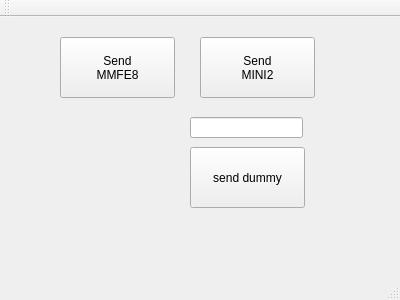
<?xml version="1.0" encoding="UTF-8"?>
<ui version="4.0">
 <class>MainWindow</class>
 <widget class="QMainWindow" name="MainWindow">
  <property name="geometry">
   <rect>
    <x>0</x>
    <y>0</y>
    <width>400</width>
    <height>300</height>
   </rect>
  </property>
  <property name="windowTitle">
   <string>MainWindow</string>
  </property>
  <widget class="QWidget" name="centralWidget">
   <widget class="QPushButton" name="sendMINI2_button">
    <property name="geometry">
     <rect>
      <x>200</x>
      <y>20</y>
      <width>115</width>
      <height>61</height>
     </rect>
    </property>
    <property name="text">
     <string>Send
MINI2</string>
    </property>
   </widget>
   <widget class="QPushButton" name="sendMMFE8_button">
    <property name="geometry">
     <rect>
      <x>60</x>
      <y>20</y>
      <width>115</width>
      <height>61</height>
     </rect>
    </property>
    <property name="text">
     <string>Send
MMFE8</string>
    </property>
   </widget>
   <widget class="QPushButton" name="send_dummy">
    <property name="geometry">
     <rect>
      <x>190</x>
      <y>130</y>
      <width>115</width>
      <height>61</height>
     </rect>
    </property>
    <property name="text">
     <string>send dummy</string>
    </property>
   </widget>
   <widget class="QLineEdit" name="port_to_send_to">
    <property name="geometry">
     <rect>
      <x>190</x>
      <y>100</y>
      <width>113</width>
      <height>21</height>
     </rect>
    </property>
   </widget>
  </widget>
  <widget class="QMenuBar" name="menuBar">
   <property name="geometry">
    <rect>
     <x>0</x>
     <y>0</y>
     <width>400</width>
     <height>22</height>
    </rect>
   </property>
  </widget>
  <widget class="QToolBar" name="mainToolBar">
   <attribute name="toolBarArea">
    <enum>TopToolBarArea</enum>
   </attribute>
   <attribute name="toolBarBreak">
    <bool>false</bool>
   </attribute>
  </widget>
  <widget class="QStatusBar" name="statusBar"/>
 </widget>
 <layoutdefault spacing="6" margin="11"/>
 <resources/>
 <connections/>
</ui>
